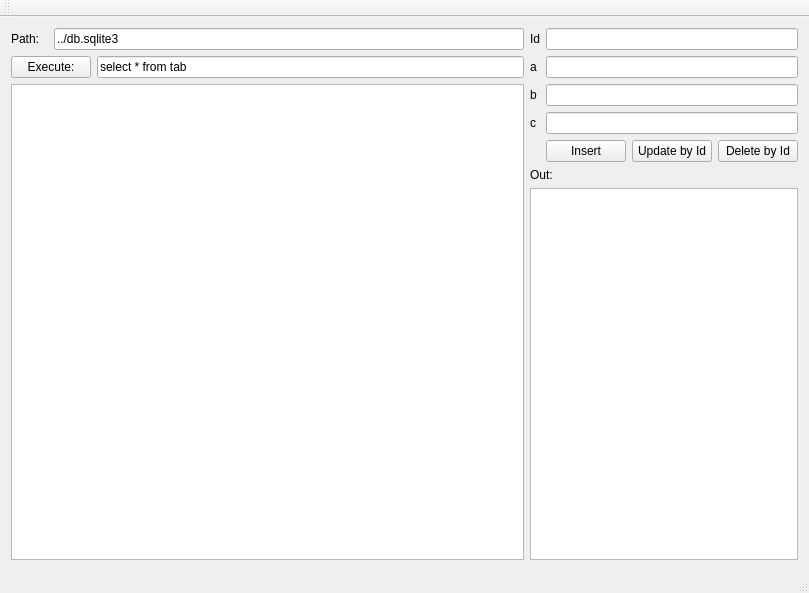
<?xml version="1.0" encoding="UTF-8"?>
<ui version="4.0">
 <class>TableEditor</class>
 <widget class="QMainWindow" name="TableEditor">
  <property name="geometry">
   <rect>
    <x>0</x>
    <y>0</y>
    <width>809</width>
    <height>593</height>
   </rect>
  </property>
  <property name="windowTitle">
   <string>TableEditor</string>
  </property>
  <widget class="QWidget" name="centralWidget">
   <layout class="QGridLayout" name="gridLayout">
    <item row="0" column="0">
     <widget class="QLabel" name="label_5">
      <property name="text">
       <string>Path:</string>
      </property>
     </widget>
    </item>
    <item row="0" column="1" colspan="2">
     <widget class="QLineEdit" name="input_path">
      <property name="text">
       <string>../db.sqlite3</string>
      </property>
      <property name="placeholderText">
       <string/>
      </property>
     </widget>
    </item>
    <item row="0" column="3">
     <widget class="QLabel" name="label">
      <property name="text">
       <string>Id</string>
      </property>
     </widget>
    </item>
    <item row="0" column="4" colspan="3">
     <widget class="QLineEdit" name="input_id"/>
    </item>
    <item row="1" column="0" colspan="2">
     <widget class="QPushButton" name="Loaddata">
      <property name="text">
       <string>Execute:</string>
      </property>
     </widget>
    </item>
    <item row="1" column="2">
     <widget class="QLineEdit" name="input_query">
      <property name="text">
       <string>select * from tab</string>
      </property>
      <property name="placeholderText">
       <string/>
      </property>
     </widget>
    </item>
    <item row="1" column="3">
     <widget class="QLabel" name="label_2">
      <property name="text">
       <string>a</string>
      </property>
     </widget>
    </item>
    <item row="1" column="4" colspan="3">
     <widget class="QLineEdit" name="input_a"/>
    </item>
    <item row="2" column="0" rowspan="5" colspan="3">
     <widget class="QTableView" name="tableView"/>
    </item>
    <item row="2" column="3">
     <widget class="QLabel" name="label_3">
      <property name="text">
       <string>b</string>
      </property>
     </widget>
    </item>
    <item row="2" column="4" colspan="3">
     <widget class="QLineEdit" name="input_b"/>
    </item>
    <item row="3" column="3">
     <widget class="QLabel" name="label_4">
      <property name="text">
       <string>c</string>
      </property>
     </widget>
    </item>
    <item row="3" column="4" colspan="3">
     <widget class="QLineEdit" name="input_c"/>
    </item>
    <item row="4" column="4">
     <widget class="QPushButton" name="InsertButton">
      <property name="text">
       <string>Insert</string>
      </property>
     </widget>
    </item>
    <item row="4" column="5">
     <widget class="QPushButton" name="UpdateButton">
      <property name="text">
       <string>Update by Id</string>
      </property>
     </widget>
    </item>
    <item row="4" column="6">
     <widget class="QPushButton" name="DeleteButton">
      <property name="text">
       <string>Delete by Id</string>
      </property>
     </widget>
    </item>
    <item row="5" column="3" colspan="2">
     <widget class="QLabel" name="label_6">
      <property name="text">
       <string>Out:</string>
      </property>
     </widget>
    </item>
    <item row="6" column="3" colspan="4">
     <widget class="QListWidget" name="listWidget">
      <property name="autoScrollMargin">
       <number>16</number>
      </property>
      <property name="textElideMode">
       <enum>Qt::ElideRight</enum>
      </property>
     </widget>
    </item>
   </layout>
  </widget>
  <widget class="QMenuBar" name="menuBar">
   <property name="geometry">
    <rect>
     <x>0</x>
     <y>0</y>
     <width>809</width>
     <height>21</height>
    </rect>
   </property>
  </widget>
  <widget class="QToolBar" name="mainToolBar">
   <attribute name="toolBarArea">
    <enum>TopToolBarArea</enum>
   </attribute>
   <attribute name="toolBarBreak">
    <bool>false</bool>
   </attribute>
  </widget>
  <widget class="QStatusBar" name="statusBar"/>
 </widget>
 <layoutdefault spacing="6" margin="11"/>
 <resources/>
 <connections/>
</ui>
